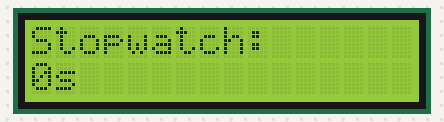
The sketch below on a simulated Arduino Uno, built with avr-gcc and run on an emulated ATmega328P. On the bench: 16×2 character LCD.

Above: at 0.1 s.
At 4.1 s:
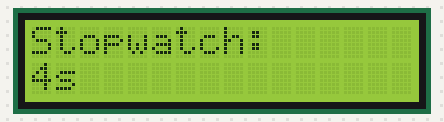
At 9.1 s:
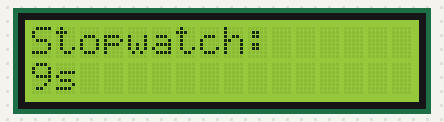
At 19.1 s:
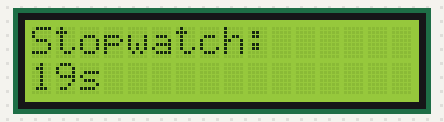
At 28.1 s:
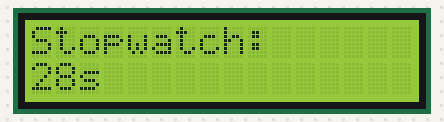
At 38.1 s:
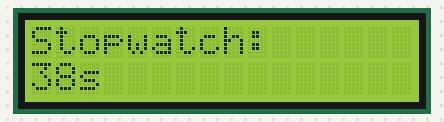

Measured:
- what the display in image 1 shows lasts 1.0 s, from 4.1 s to 5.1 s

The sketch:

main.ino
```cpp
// (licence header left out)
#include <LiquidCrystal.h>

LiquidCrystal lcd(2,3,4,5,6,7);
int counter=0;
int mins=0;
int hrs=0;

void setup() {
  lcd.begin(16,2);
  lcd.setCursor(0,0);
  lcd.print("Stopwatch:");
}

void print_time(int hrs, int mins, int sec) {
  if(hrs>0){
    lcd.print(hrs);
    lcd.print("hr ");
  }
  if(mins>0){
    lcd.print(mins);
    lcd.print("m ");
  }
  lcd.print(sec);
  lcd.print("s");
}

void loop() {
  lcd.setCursor(0,1);
  if(counter>59){
    mins++;
    counter=0;
  }
  if(mins>59){
    hrs++;
    mins=0;
  }
  print_time(hrs, mins, counter);
  delay(1000);
  counter++;
}
```
